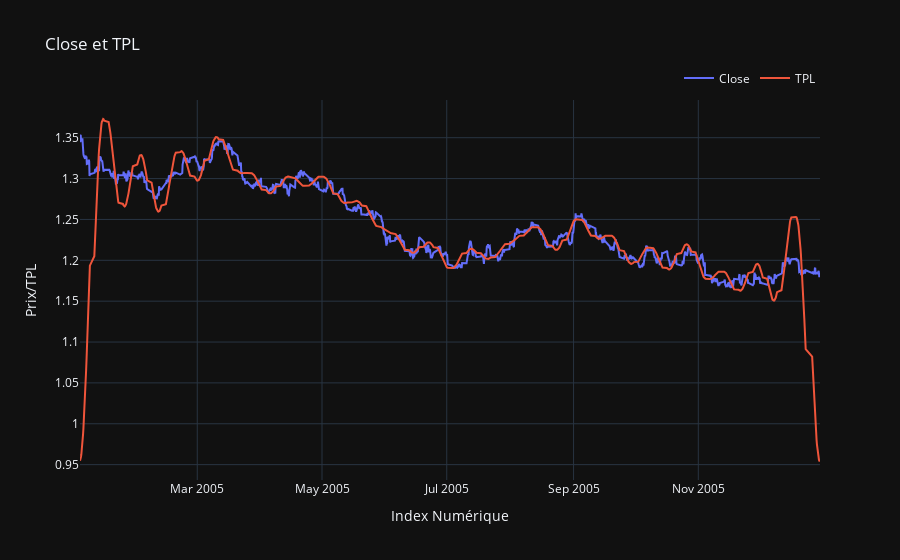

Write notebook code for a chart like this one.
### Code cell
ppl_nan_replace = ppl.fillna(0)
TPL = compute_TPL(ppl_nan_replace)
TPL = pd.Series(TPL,index=close.index)
import plotly.graph_objects as go
import plotly.io as pio  
fig = go.Figure()

fig.add_trace(go.Scatter(
    x=close.index,
    y=close,
    mode='lines',
    name="Close"
))

fig.add_trace(go.Scatter(
    x=TPL.index,
    y=TPL,
    mode='lines',
    name="TPL"
))

fig.update_layout(
    title="Close et TPL",
    xaxis_title="Index Numérique",
    yaxis_title="Prix/TPL",
    template="plotly_dark",
    xaxis_rangeslider_visible=False,
    legend=dict(
        orientation="h",
        yanchor="bottom",
        y=1.02,
        xanchor="right",
        x=1
    )
)
fig.show()

### Figure 1 — Plotly figure (JSON) as saved in the notebook; plotly's stock layout.template omitted (floating-point values rounded to 4 significant figures; data arrays with more than 128 entries replaced by an {"elided": "..."} marker saying what was removed)
{"data": [{"mode": "lines", "name": "Close", "type": "scatter", "x": {"elided": "1551 str values"}, "y": {"elided": "1551 float values"}}, {"mode": "lines", "name": "TPL", "type": "scatter", "x": {"elided": "1551 str values"}, "y": {"elided": "1551 float values"}}], "layout": {"legend": {"orientation": "h", "x": 1, "xanchor": "right", "y": 1.02, "yanchor": "bottom"}, "title": {"text": "Close et TPL"}, "xaxis": {"rangeslider": {"visible": false}, "title": {"text": "Index Numérique"}}, "yaxis": {"title": {"text": "Prix/TPL"}}}}
